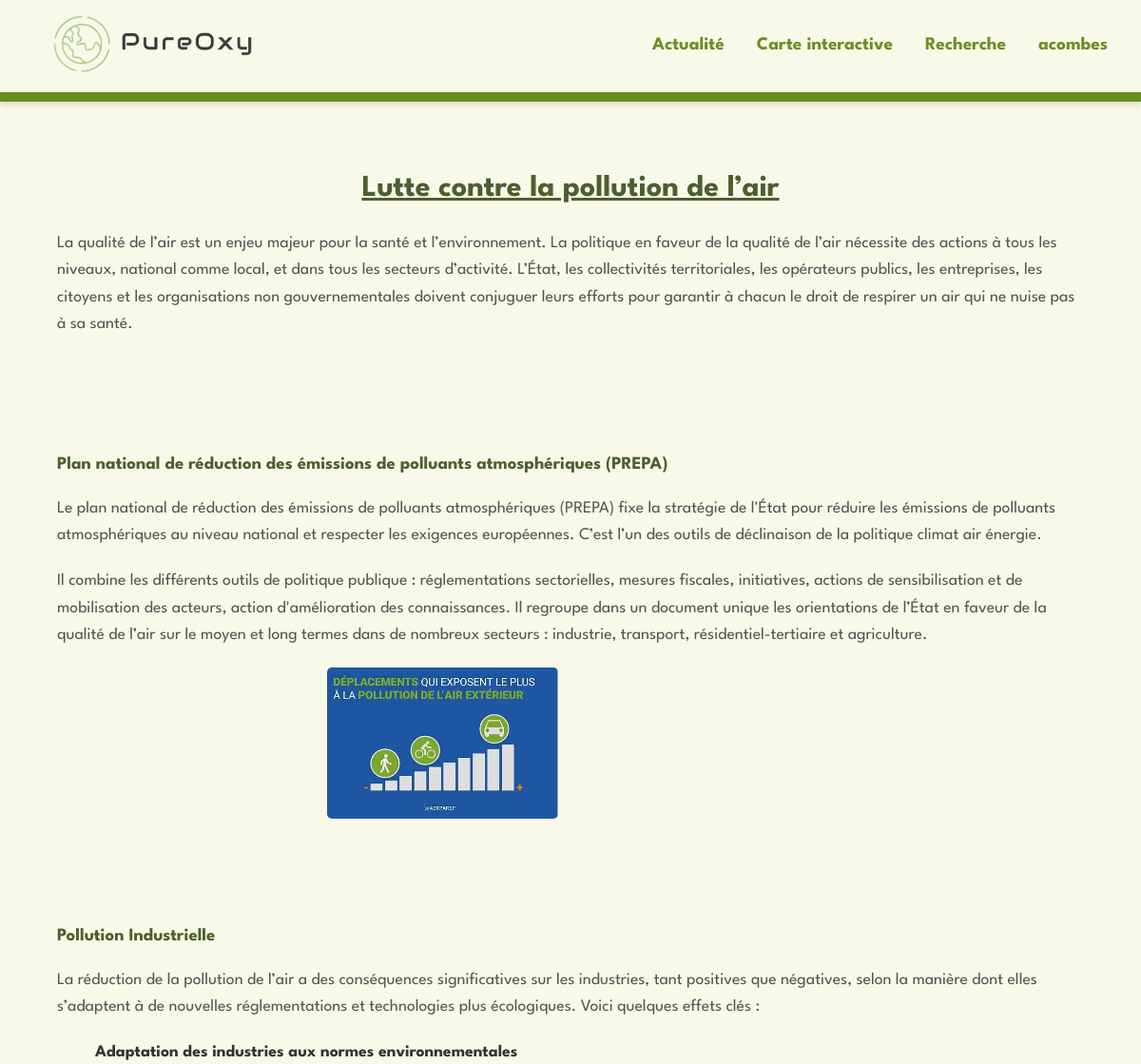
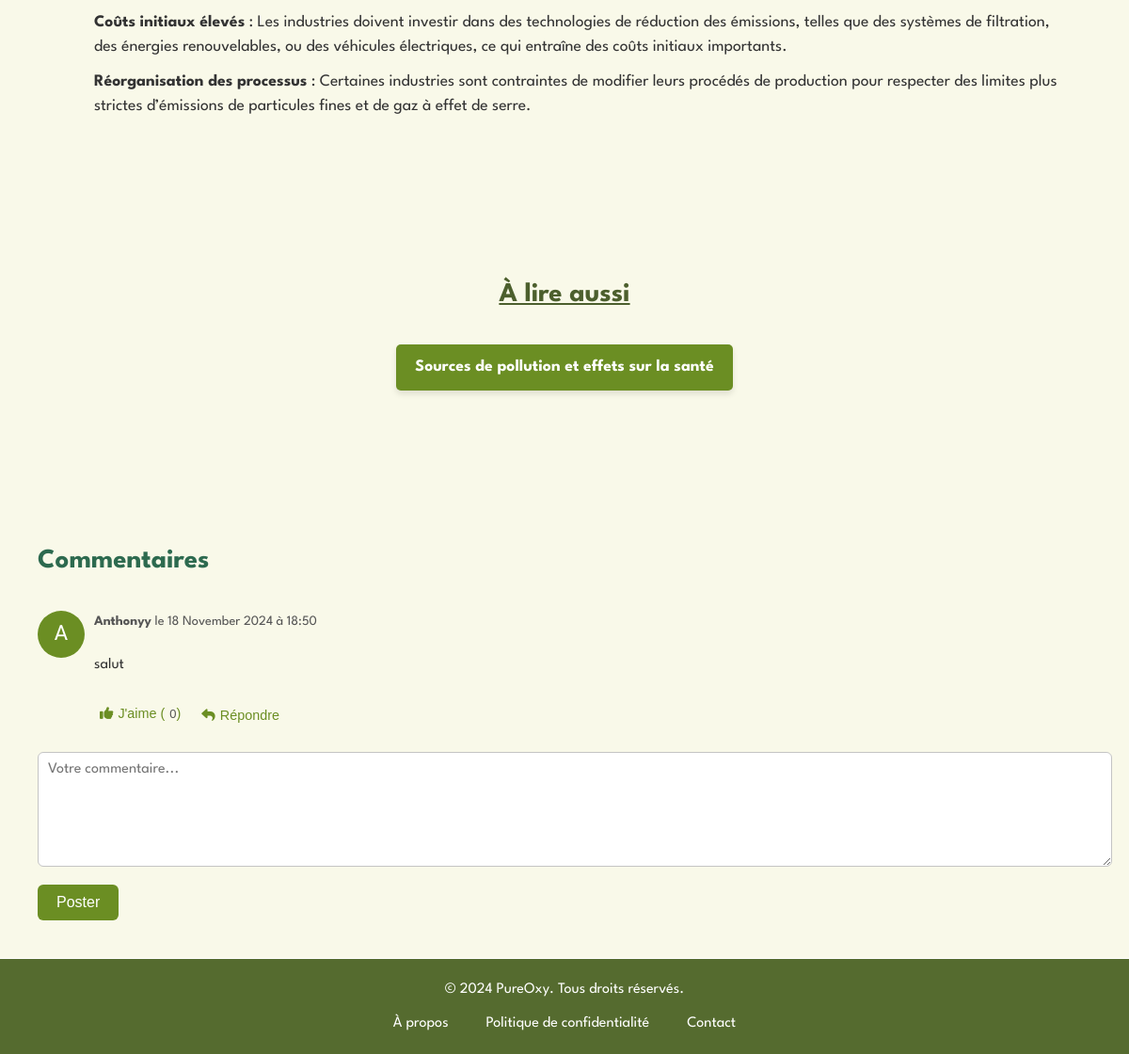
The app's page /fonctionnalites/lutte_pollution.php (signed in) with its own data (2 pictures, top to bottom).
### tables this page shows
CREATE TABLE IF NOT EXISTS `commentaire` (
  `id` int NOT NULL AUTO_INCREMENT,
  `user_id` int NOT NULL,
  `page` varchar(255) NOT NULL,
  `parent_id` int DEFAULT NULL,
  `content` text NOT NULL,
  `likes` int DEFAULT '0',
  `created_at` datetime DEFAULT CURRENT_TIMESTAMP,
  PRIMARY KEY (`id`),
  KEY `user_id` (`user_id`),
  KEY `parent_id` (`parent_id`)
);

CREATE TABLE IF NOT EXISTS `users` (
  `id` int NOT NULL AUTO_INCREMENT,
  `username` varchar(50) NOT NULL,
  `password` varchar(255) NOT NULL,
  `created_at` timestamp NULL DEFAULT CURRENT_TIMESTAMP,
  `profile_picture` varchar(255) DEFAULT '../images/user.png',
  `email` varchar(255) NOT NULL,
  PRIMARY KEY (`id`),
  UNIQUE KEY `username` (`username`)
);

### fonctionnalites/commentaires.php (the view, shortened to what this page needs)
<?php
require '../bd/bd.php';
if (isset($_GET['ville'])) {
    $ville = $_GET['ville'];
    $page = 'details.php?ville=' . $ville;
} else {
    $page = basename($_SERVER['PHP_SELF']);
}
class Commentaire {
    public function __construct($data) {
        $this->id = $data['id'];
        $this->username = $data['username'];
        $this->content = $data['content'];
        $this->likes = $data['likes'];
        $this->created_at = $data['created_at'];
    }
}
function getComments($page, $parent_id = null) {
    global $conn;
    $comments = [];
    $sql = "SELECT c.*, u.username
            FROM commentaire c
            INNER JOIN users u ON c.user_id = u.id
            WHERE c.page = ? AND ";
    if (is_null($parent_id)) {
        $sql .= "c.parent_id IS NULL ";
    } else {
        $sql .= "c.parent_id = ? ";
    }
    $sql .= "ORDER BY c.created_at ASC";
    $stmt = $conn->prepare($sql);
    if (is_null($parent_id)) {
        $stmt->bind_param("s", $page);
    } else {
        $stmt->bind_param("si", $page, $parent_id);
    }
    $stmt->execute();
    $result = $stmt->get_result();
    while ($row = $result->fetch_assoc()) {
        $comment = new Commentaire($row);
        $comment->replies = getComments($page, $comment->id);
        $comments[] = $comment;
    }
    return $comments;
}
function displayComments($comments) {
    global $csrf_token, $conn;
    foreach ($comments as $comment) {
        echo '<li id="comment-' . htmlspecialchars($comment->id, ENT_QUOTES, 'UTF-8') . '">';
        echo '<div class="comment-avatar">' . htmlspecialchars(substr($comment->username, 0, 1), ENT_QUOTES, 'UTF-8') . '</div>';
        echo '<div class="comment-content">';
        echo '<div class="comment-details">';
        $formatted_date = date('d F Y à H:i', strtotime($comment->created_at));
        echo '<strong>' . htmlspecialchars($comment->username, ENT_QUOTES, 'UTF-8') . '</strong> le ' . htmlspecialchars($formatted_date, ENT_QUOTES, 'UTF-8');
        echo '</div>';
        echo '<p>' . nl2br(htmlspecialchars($comment->content, ENT_QUOTES, 'UTF-8')) . '</p>';
        echo '<div class="comment-actions">';
        if (isset($_SESSION['user_id'])) {
            $stmt_like = $conn->prepare("SELECT * FROM likes WHERE user_id = ? AND comment_id = ?");
            $stmt_like->bind_param("ii", $_SESSION['user_id'], $comment->id);
            $stmt_like->execute();
            $result_like = $stmt_like->get_result();
            if ($result_like->num_rows == 0) {
                echo '<form method="post" class="like-form" data-comment-id="' . htmlspecialchars($comment->id, ENT_QUOTES, 'UTF-8') . '">';
                echo '<button type="submit"><i class="fas fa-thumbs-up"></i> J\'aime (<span class="like-count">' . htmlspecialchars($comment->likes, ENT_QUOTES, 'UTF-8') . '</span>)</button>';
                echo '</form>';
            }
            echo '<button class="reply-button" data-comment-id="' . htmlspecialchars($comment->id, ENT_QUOTES, 'UTF-8') . '"><i class="fas fa-reply"></i> Répondre</button>';
        } else {
            echo '<p><a href="../pages/compte.php">Connectez-vous</a> pour interagir.</p>';
        }
        echo '</div>';
        echo '</div>';
        echo '</li>';
    }
}
?>
<div class="comment-section">
    <h3>Commentaires</h3>
    <?php
    $comments = getComments($page);
    if (!empty($comments)) {
        echo '<ul class="comments">';
        displayComments($comments);
        echo '</ul>';
    } else {
        echo '<p>Soyez le premier à commenter cette page !</p>';
    }
    if (isset($_SESSION['user_id'])) {
        echo '<form method="post" class="comment-form" id="comment-form">';
        echo '<textarea name="content" placeholder="Votre commentaire..." required></textarea>';
        echo '<button type="submit" name="add_comment">Poster</button>';
        echo '</form>';
    }
    ?>
</div>

### styles/base.css (style rules this page uses)
body { font-family: 'League Spartan', sans-serif; background-color: #f9f9e9; color: #7A8B6B; margin: 0; padding: 0; line-height: 1.6; font-size: 16px; }
html, body { height: 100%; margin: 0; }
ul, li { list-style: none; }

### styles/includes.css (style rules this page uses)
body, html { min-height: 100%; display: flex; flex-direction: column; }

### styles/commentaire.css (style rules this page uses)
.comment-section { font-family: "League Spartan", sans-serif; margin-top: 40px; padding: 20px; border-radius: 8px; }
.comment-section h3 { font-family: "League Spartan", sans-serif; font-size: 1.8em; margin-bottom: 20px; color: #2d6a4f; }
.comments, .replies { list-style: none; padding: 0; }
.comments li, .replies li { border-bottom: 1px solid #ccc; padding: 10px 0; position: relative; }
.comments li:last-child, .replies li:last-child { border-bottom: none; }
.comment-content { margin-left: 60px; border-radius: 2px; }
.comment-avatar { position: absolute; left: 0; top: 10px; width: 50px; height: 50px; border-radius: 25px; background-color: #6b8e23; text-align: center; line-height: 50px; color: #fff; font-size: 1.5em; }
.comment-details { margin-bottom: 5px; font-size: 0.9em; color: #555; }
.comment-form textarea { width: 100%; height: 100px; margin-bottom: 10px; border: 1px solid #c4c4c4; border-radius: 6px; padding: 10px; font-size: 1em; font-family: 'League Spartan', sans-serif; }
.like-count { margin-left: 5px; font-size: 0.9em; color: #555; }
.comment-content { display: flex; flex-direction: column; gap: 1px; }

### styles/boutons.css (style rules this page uses)
.comment-actions { margin-top: 10px; display: flex; align-items: center; gap: 10px; }
.comment-actions button { background: none; border: none; color: #6b8e23; cursor: pointer; font-size: 0.9em; }
.reply-button, .like-form button { display: inline-flex; align-items: center; }
.reply-button i, .like-form button i { margin-right: 5px; }
.comment-form button { background-color: #6b8e23; color: #fff; padding: 10px 20px; border: none; border-radius: 6px; cursor: pointer; font-size: 1em; }

### records on screen
commentaire: user.username "A", user.username "Anthonyy", created_at "18 November 2024 à 18:50", content "salut", likes "0"

### other values on screen
$_SESSION['username'] "acombes"
